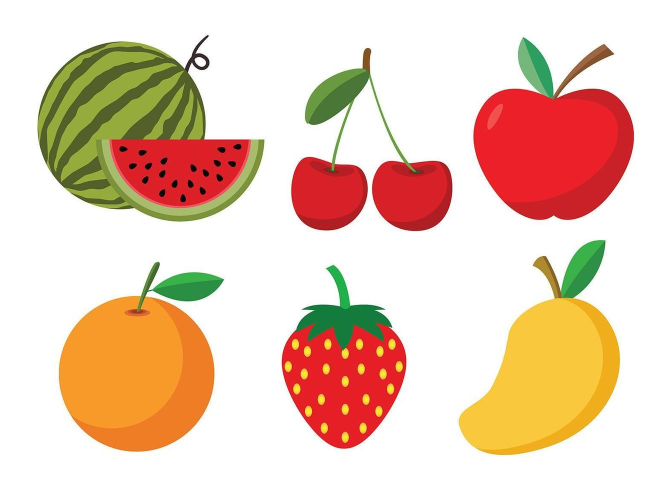
#> input picture imagens/input/frutas.jpg, 1343 x 980 px, found by its file name (shown at 1/2 size)
$ python aula6.py
#> lines starting #> are read from the running program, lines starting #| are printed output that depends on the picture; after the words box and inside, x2 and y2 are one past the last pixel; in counts of white or black regions, pixels touching at a corner belong together
import cv2 #importa a biblioteca OpenCV para gerar as imagens
import numpy as np #importa a biblioteca NumPy para modificar as matrizes de pixels das imagens

imagem = cv2.imread('frutas.jpg') # Carrega a imagem 'frutas.jpg'
#> imagem is the input picture: shape (980, 1343, 3); mean B, G, R 184.3, 204.8, 234.1
imagem = cv2.resize(imagem, (640, 480)) # Redimensiona a imagem para 640x480 pixels
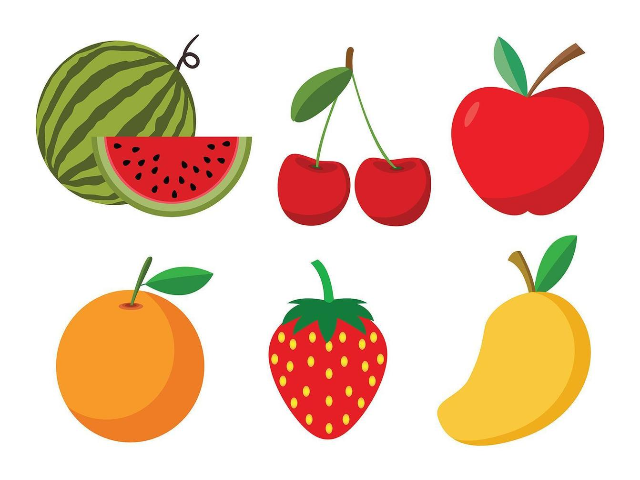
#> imagem: shape (480, 640, 3); mean B, G, R 184.3, 204.8, 234.1

hsv = cv2.cvtColor(imagem, cv2.COLOR_BGR2HSV) # Converte a imagem para o espaço de cores HSV
#> hsv: shape (480, 640, 3); mean H, S, V 31.8, 67, 237.8

# vermelho faixa 1
inferior1 = np.array([0, 120, 70]) # Define o limite inferior para a cor vermelha
superior1 = np.array([10, 255, 255]) # Define o limite superior para a cor vermelha

# vermelho faixa 2
inferior2 = np.array([170, 120, 70]) # Define o limite inferior para a cor vermelha
superior2 = np.array([180, 255, 255]) # Define o limite superior para a cor vermelha

mascara1 = cv2.inRange(hsv, inferior1, superior1) # Cria uma máscara para a cor vermelha usando os limites definidos
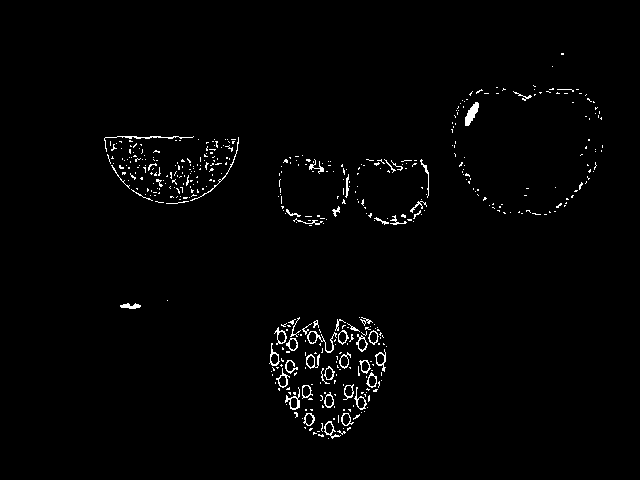
#> mascara1: shape (480, 640); 1.5% white in thin lines or dots, all inside (x1, y1, x2, y2) = (104, 53, 603, 439)
mascara2 = cv2.inRange(hsv, inferior2, superior2) # Cria uma máscara para a cor vermelha usando os limites definidos
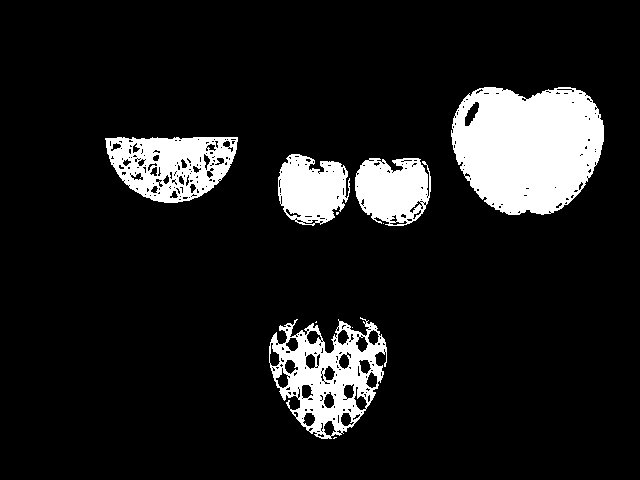
#> mascara2: shape (480, 640); 11.5% white; 10 white regions (5 under 20 px), largest, box (x1, y1, x2, y2) and area: (451, 87, 604, 215) 15262, (269, 317, 387, 439) 6730, (105, 137, 238, 203) 5588, (355, 158, 431, 226) 3906, (278, 154, 350, 226) 3686

mascara = mascara1 + mascara2 # Combina as duas máscaras para obter a máscara final
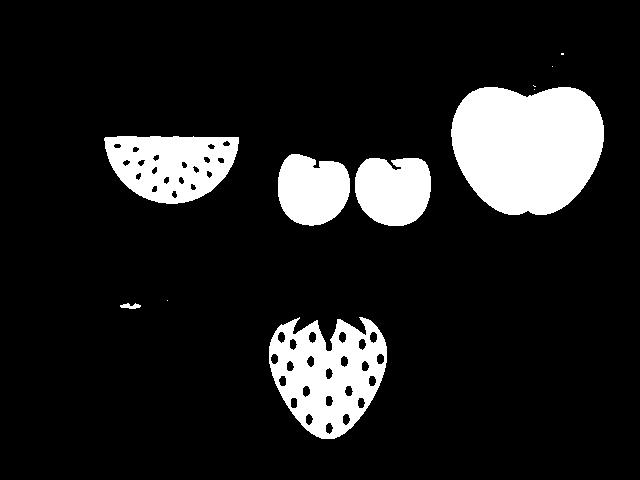
#> mascara: shape (480, 640); 13% white; 11 white regions (5 under 20 px)

contornos, _ = cv2.findContours(
    mascara,
    cv2.RETR_EXTERNAL, # Recupera apenas os contornos externos
    cv2.CHAIN_APPROX_SIMPLE # Aproxima os contornos para reduzir o número de pontos e economizar memória
)
#> contornos = 11 contours, 5 with area under 20; largest, box (x1, y1, x2, y2) and area: (451, 87, 604, 215) 15640, (269, 317, 387, 439) 10064, (104, 136, 239, 204) 6896, (355, 158, 431, 226) 4192, (278, 154, 350, 226) 3974, (120, 303, 141, 309) 58

contador = 0 # Inicializa um contador para contar os objetos detectados

contador_mascara = [] # Cria uma lista vazia para armazenar os contornos que atendem ao critério de área

for contorno in contornos: # Itera sobre cada contorno encontrado
    area = cv2.contourArea(contorno) # Calcula a área do contorno usando a função contourArea
    print('Área do contorno: ', area) # Imprime a área do contorno para depuração
    if 300 < area < 15000: # Verifica se a área do contorno é maior que 300 pixels e menor que 15000 pixels
        contador += 1 # Se for, incrementa o contador de objetos detectados
        contador_mascara.append(contorno) # Adiciona o contorno à lista de máscaras
        cv2.drawContours(imagem, [contorno], -1, (0, 255, 0), 2) # Desenha o contorno na imagem original usando a cor verde e uma espessura de 2 pixels
#> this loop made 11 passes
#> area on passes 1, 2, 4, 5, 6, 8: 10063.5, 57.5, 4192.5, 3974, 6896.5, 15639.5
#| Área do contorno:  10063.5
#| Área do contorno:  57.5
#| Área do contorno:  0.0
#| Área do contorno:  4192.5
#| Área do contorno:  3974.0
#| Área do contorno:  6896.5
#| Área do contorno:  0.0
#| Área do contorno:  15639.5
#> (further printed lines are left out)
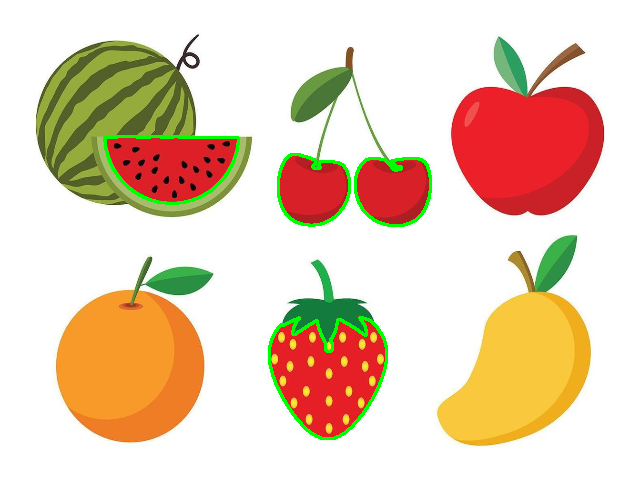
#> imagem: shape (480, 640, 3); 1.49% of pixels changed, all inside (x1, y1, x2, y2) = (103, 135, 432, 440)
#> after the loop, contador = 4; contador_mascara = 4 contours; box (x1, y1, x2, y2) and area: (269, 317, 387, 439) 10064, (104, 136, 239, 204) 6896, (355, 158, 431, 226) 4192, (278, 154, 350, 226) 3974

print('Quantidade de frutas vermelhas detectadas: ', contador) # Imprime a quantidade de frutas vermelhas detectadas
#| Quantidade de frutas vermelhas detectadas:  4

cv2.imshow('Imagem com Contornos', imagem) # Exibe a imagem com os contornos desenhados em uma janela
cv2.imshow('Mascara', mascara) # Exibe a máscara em uma janela

cv2.waitKey(0) # Aguarda o usuário pressionar uma tecla para fechar as janelas
cv2.destroyAllWindows() # Fecha todas as janelas abertas
